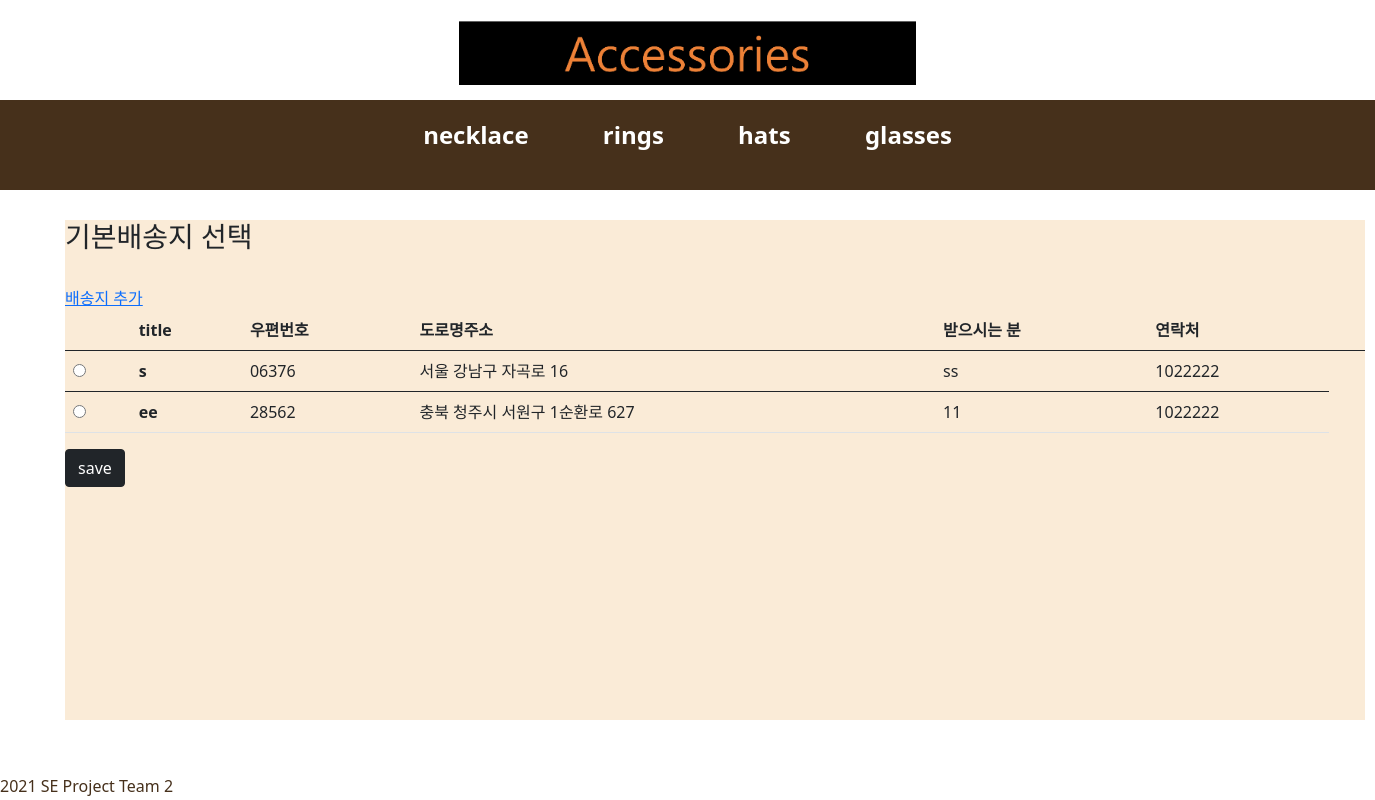
Before: /detail/create_default/ (signed in) with the older database file.
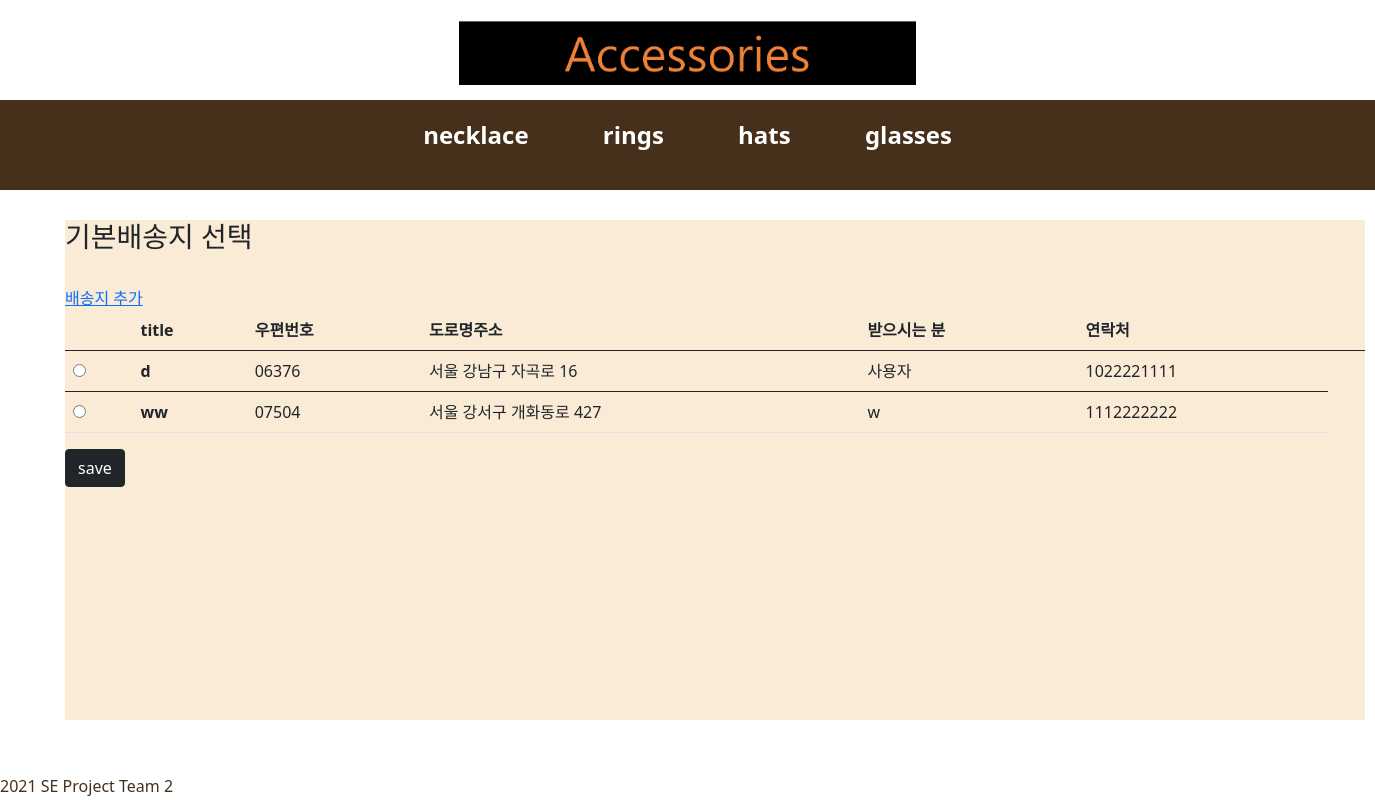
After: the same page with the newer database file.
### shoppingApp/models.py (models this page shows, shortened)
class address(models.Model):
    accounts = models.ForeignKey(UserAccounts, on_delete=models.CASCADE, null=True)
    title = models.CharField(max_length=200)
    post_num= models.CharField(max_length=200,null=True)
    road_address=models.CharField(max_length=200,null=True)
    detail_address=models.TextField()
    post_name=models.CharField(max_length=20,null=True)
    post_phonenum=models.IntegerField(null=True)
    is_default = models.BooleanField(default='False')

### shoppingApp/views.py (the view)
# urls.py: path('detail/create_default/', shoppingView.create_default, name='create_default'),
def create_default(request):
    cart_count=context_processors.counter(request)
    cart_count=int(cart_count)
    count={'cart_count':cart_count}
    uid=request.session.get('user_id')
    get_all=UserAccounts.objects.all()
    get_user=get_all.filter(user_id=uid)
    shippings = address.objects.filter(accounts__in=get_user)
    return render(request,'create_default.html',{'shippings':  shippings, 'count':count} )

### cartApp/context_processors.py (called while the page is built)
def counter(request):
    item_count=0
    if 'admin' in request.path:
        return {}
    else:
        try:
            cart= Cart.objects.filter(cart_id=request.session.get('user_id'))
            cart_items = CartItem.objects.all().filter(cart=cart[:1])
            for cart_item in cart_items:
                item_count+=cart_item.quantity
        except Cart.DoesNotExist:
            item_count=0
    return item_count

### shoppingApp/templates/create_default.html (shortened to what this page needs)
{% extends 'base.html' %}
{% block content %}
<section>
<div>
<h3>기본배송지 선택</h3><br>
<a href="{%url 'newpost' %}">배송지 추가</a>
<table class="table">
    <thead>
      <tr>
        <th scope="col"></th>
        <th scope="col">title</th>
        <th scope="col">우편번호</th>
        <th scope="col">도로명주소</th>
        <th scope="col">받으시는 분</th>
        <th scope="col">연락처</th>
        <th scope="col"></th>
      </tr>
    </thead>
    <form action="{% url 'create_default_save' %}" method="POST">
    {% for address in shippings %}
    <tbody>
      <tr>
        <td> <label for="is_default"><input type = "radio" name ="is_default" value="{{address.pk}}"></label></td>
        <th scope="row">{{address.title}}</th>
        <td>{{address.post_num}}</td>
        <td>{{address.road_address}}</td>
        <td>{{address.post_name}}</td>
        <td>{{address.post_phonenum}}</td>
    </tbody>
    {%  endfor %}
</table>
<input class="btn btn-dark" type="submit" value="save">
</div>
</section>
{% endblock %}

Changed rows visible on the page:
removed address: title "s", post_num "06376", road_address "서울 강남구 자곡로 16", post_name "ss", post_phonenum "1022222"
removed address: title "ee", post_num "28562", road_address "충북 청주시 서원구 1순환로 627", post_name "11", post_phonenum "1022222"
added address: title "d", post_num "06376", road_address "서울 강남구 자곡로 16", post_name "사용자", post_phonenum "1022221111"
added address: title "ww", post_num "07504", road_address "서울 강서구 개화동로 427", post_name "w", post_phonenum "1112222222"
